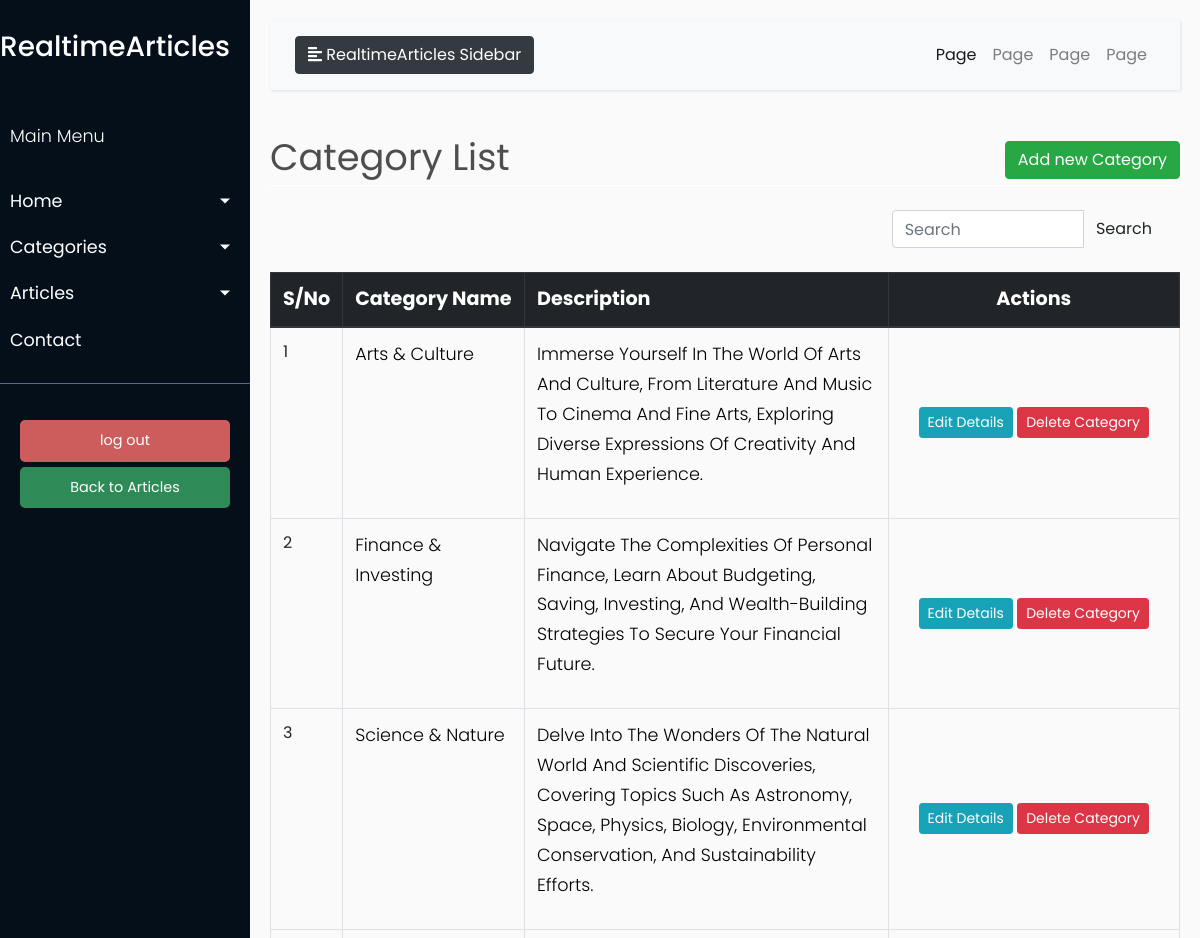
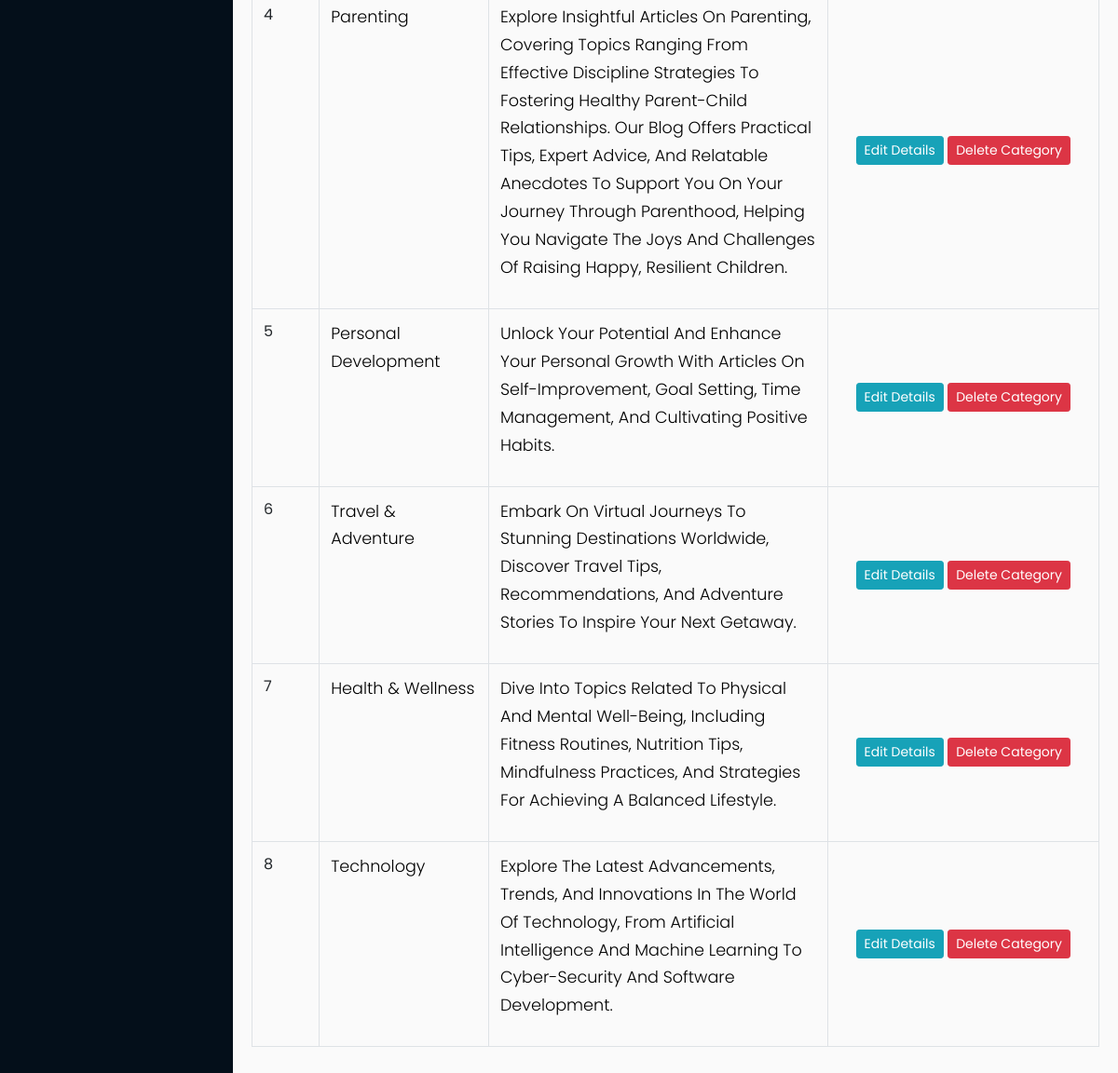
/category_list (signed in), run on the app's committed database (2 pictures, top to bottom).
### models/models.py (models this page shows, shortened)
class Category(db.Model):
    __tablename__ = 'category'
    id = db.Column(db.Integer, primary_key=True)
    name = db.Column(db.String(50), unique=True, nullable=False)
    description = db.Column(db.Text)
    image = db.Column(db.String(100), nullable=False)

### blueprints/article.py (the view)
@article.route('/category_list')
@login_required
def category_list():
    title = 'Category List'
    queryset = Category.query.order_by(Category.id.desc())
    return render_template('admin/category/category_list.html',
                           queryset=queryset, title=title)

### app.py (called while the page is built)
@login.user_loader
def load_user(user_id):
    return User.query.get(int(user_id))

### templates/admin/category/category_list.html (shortened to what this page needs)
{% extends "admin/base.html" %}
{% block content %}
    <div class="row" style="color: #4e4e4e; font-style: bold; font-size: 2.3rem; ">
        <div class="col-md-8">Category List</div>
        <div class="col-md-4">
            <div class="float-md-right">
                <a class="btn btn-success" href="{{ url_for('article.create_category') }}">Add new Category</a>
            </div>
        </div>
    </div>
    <div style="border-bottom: 1px solid white;"></div>
    <br>
    <table class="table table-css table-bordered table-hover">
        <div class="container">
            <div class="row justify-content-end">
                <div class="col-md-4">
                    <form method="get" class="search-form">
                        <div class="input-group">
                            <input type="text" class="form-control" placeholder="Search" aria-label="Search"
                                   aria-describedby="button-addon2">
                            <div class="input-group-append">
                                <button class="btn btn-pink" type="submit" id="button-addon2">Search</button>
                            </div>
                        </div>
                    </form>
                </div>
            </div>
        </div>
        <br>
        <thead class="thead-dark align-middle">
        <tr style="background-color: #343a40; font-size: 1.2rem; color: white; text-transform: capitalize; height: 40px">
           <th width="5%">S/No</th>
            <th width="20%">Category Name</th>
            <th width="40%">Description</th>
            <th style="text-align: center">Actions</th>
        </tr>
        </thead>
        {% if queryset %}
            <tbody>
            {% for category in queryset %}
                <tr>
                   <td>{{ loop.index }}</td>
                    <td>
                        <p style="text-transform: capitalize; color:black">{{ category.name }} </p>
                    </td>
                    <td>
                        <p style="text-transform: capitalize; color:black">{{ category.description }} </p>
                    </td>
                    <td class="align-middle  text-center">
                        <div class="d-inline-block align-middle">
                                            <a href="{{url_for('article.edit_category', category_id =  category.id)}}" class="btn btn-info btn-sm">Edit
                                                Details</a>
                                            <a href="{{url_for('article.delete_category', id =  category.id)}}" class="btn btn-danger btn-sm"> Delete
                                                Category </a>
                        </div>
                    </td>
                </tr>
            {% endfor %}
            </tbody>
        {% endif %}
    </table>
{% endblock content %}

### templates/admin/base.html (shortened to what this page needs)
<!DOCTYPE html>
<html lang="en">
<head>
    <link href="https://stackpath.bootstrapcdn.com/bootstrap/4.3.1/css/bootstrap.min.css" rel="stylesheet">
    <link rel="stylesheet" href="https://stackpath.bootstrapcdn.com/bootstrap/4.1.0/css/bootstrap.min.css"
>
    <link rel="stylesheet" href="/static/css/admin_css/style.css">
</head>
<body>
<div class="wrapper">
    <nav id="sidebar">
        <div class="sidebar-header">
            <a href="{{ url_for('home.index') }}"><h3> RealtimeArticles </h3></a>
        </div>
        <ul class="list-unstyled components">
            <p>Main Menu</p>
            <li>
                <a href="#homeSubmenu" data-toggle="collapse" aria-expanded="false" class="dropdown-toggle">Home</a>
            </li>
            <li>
                <a href="#CategorySubmenu" data-toggle="collapse" aria-expanded="false" class="dropdown-toggle">Categories</a>
            </li>
            <li>
                <a href="#ArticleSubmenu" data-toggle="collapse" aria-expanded="false"
                   class="dropdown-toggle">Articles</a>
            </li>
            <li>
                <a href="#">Contact</a>
            </li>
        </ul>
        <ul class="list-unstyled CTAs">
            <li>
                <a href="{{ url_for('user.logout') }}" class="download">log out</a>
            </li>
            <li>
                <a href="{{ url_for('home.index') }}" class="article">Back to Articles</a>
            </li>
        </ul>
    </nav>
    <div id="content">
        <nav class="navbar navbar-expand-lg navbar-light bg-light">
            <div class="container-fluid">
                <button type="button" id="sidebarCollapse" class="btn btn-dark">
                    <i class="fas fa-align-left"></i>
                    <span>RealtimeArticles Sidebar</span>
                </button>
                <div class="collapse navbar-collapse" id="navbarSupportedContent">
                    <ul class="nav navbar-nav ml-auto">
                        <li class="nav-item active">
                            <a class="nav-link" href="#">Page</a>
                        </li>
                        <li class="nav-item">
                            <a class="nav-link" href="#">Page</a>
                        </li>
                        <li class="nav-item">
                            <a class="nav-link" href="#">Page</a>
                        </li>
                        <li class="nav-item">
                            <a class="nav-link" href="#">Page</a>
                        </li>
                    </ul>
                </div>
            </div>
        </nav>
        {% block content %}
        {% endblock content %}
    </div>
</div>
</body>
</html>

### static/css/admin_css/style.css (style rules this page uses)
body { font-family: 'Poppins', sans-serif; background: #fafafa; }
p { font-family: 'Poppins', sans-serif; font-size: 1.1em; font-weight: 300; line-height: 1.7em; color: #999; }
a, a:hover, a:focus { color: inherit; text-decoration: none; transition: all 0.3s; }
.navbar { padding: 15px 10px; background: #fff; border: none; border-radius: 0; margin-bottom: 40px; box-shadow: 1px 1px 3px rgba(0, 0, 0, 0.1); }
.wrapper { display: flex; width: 100%; align-items: stretch; }
#sidebar { min-width: 250px; max-width: 250px; background: #040f1a; color: #fff; transition: all 0.3s; }
#sidebar .sidebar-header { padding-top: 30px; padding-bottom: 20px; background: #040f1a; }
#sidebar ul.components { padding: 20px 0; border-bottom: 1px solid #47748b; }
#sidebar ul p { color: #fff; padding: 10px; }
#sidebar ul li a { padding: 10px; font-size: 1.1em; display: block; }
a[data-toggle="collapse"] { position: relative; }
.dropdown-toggle::after { display: block; position: absolute; top: 50%; right: 20px; transform: translateY(-50%); }
ul.CTAs { padding: 20px; }
ul.CTAs a { text-align: center; font-size: 0.9em !important; display: block; border-radius: 5px; margin-bottom: 5px; }
a.download { background: indianred; color: #FFFFFF; }
a.article { background: seagreen; color: white; }
#content { width: 100%; padding: 20px; min-height: 100vh; transition: all 0.3s; }

### data on the page
Category: name "Arts & Culture", description "Immerse Yourself In The World Of Arts And Culture, From Literature And Music To Cinema And Fine Arts, Exploring Diverse Expressions Of Creativity And Human Experience."
Category: name "Finance & Investing", description "Navigate The Complexities Of Personal Finance, Learn About Budgeting, Saving, Investing, And Wealth-Building Strategies To Secure Your Financial Future."
Category: name "Science & Nature", description "Delve Into The Wonders Of The Natural World And Scientific Discoveries, Covering Topics Such As Astronomy, Space, Physics, Biology, Environmental Conservation, And Sustainability Efforts."
Category: name "Parenting", description "Explore Insightful Articles On Parenting, Covering Topics Ranging From Effective Discipline Strategies To Fostering Healthy Parent-Child Relationships. Our Blog Offers Practical Tips, Expert Advice, And Relatable Anecdotes To Support You On Your Journey Through Parenthood, Helping You Navigate The Joys And Challenges Of Raising Happy, Resilient Children."
Category: name "Personal Development", description "Unlock Your Potential And Enhance Your Personal Growth With Articles On Self-Improvement, Goal Setting, Time Management, And Cultivating Positive Habits."
Category: name "Travel & Adventure", description "Embark On Virtual Journeys To Stunning Destinations Worldwide, Discover Travel Tips, Recommendations, And Adventure Stories To Inspire Your Next Getaway."
Category: name "Health & Wellness", description "Dive Into Topics Related To Physical And Mental Well-Being, Including Fitness Routines, Nutrition Tips, Mindfulness Practices, And Strategies For Achieving A Balanced Lifestyle."
Category: name "Technology", description "Explore The Latest Advancements, Trends, And Innovations In The World Of Technology, From Artificial Intelligence And Machine Learning To Cyber-Security And Software Development."
